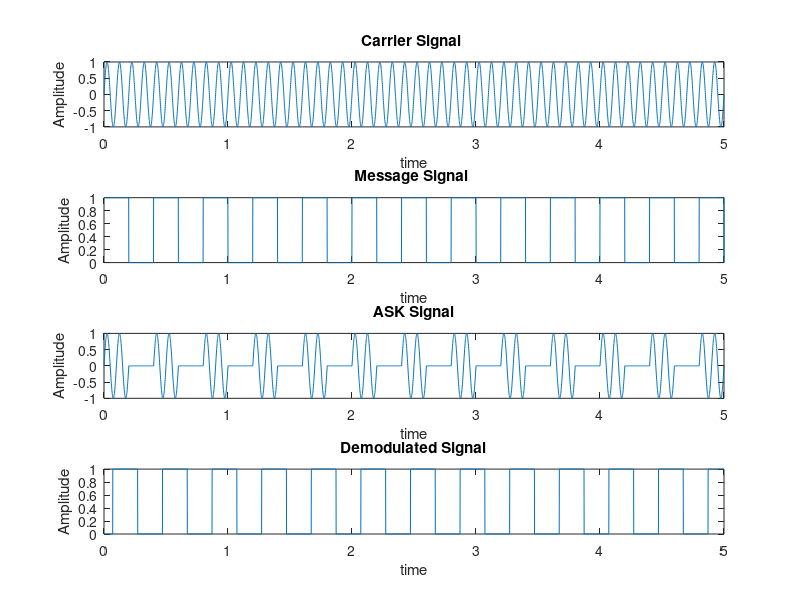

Reproduce this figure in MATLAB.
clc;
close all;
fm=2.5;
fc=10;
fs=1000;
t=0:1/fs:5;
m=0.5*square(2*pi*fm*t)+0.5;
c=sin(2*pi*fc*t);
z=m.*c;
dm=z.*c;
[b,a]=butter(5,2*pi*(fm/fs),'low');
y=filter(b,a,dm);
for i=1:length(y)
    if(y(i)>=0.25)
        y(i)=1;
    else
        y(i)=0;
    end
end
subplot(4,1,1);
plot(t,c),xlabel('time'),ylabel('Amplitude'),title('Carrier Signal ');
subplot(4,1,2);
plot(t,m),xlabel('time'),ylabel('Amplitude'),title('Message Signal ');
subplot(4,1,3);
plot(t,z),xlabel('time'),ylabel('Amplitude'),title('ASK Signal');
subplot(4,1,4);
plot(t,y),xlabel('time'),ylabel('Amplitude'),title('Demodulated Signal');
